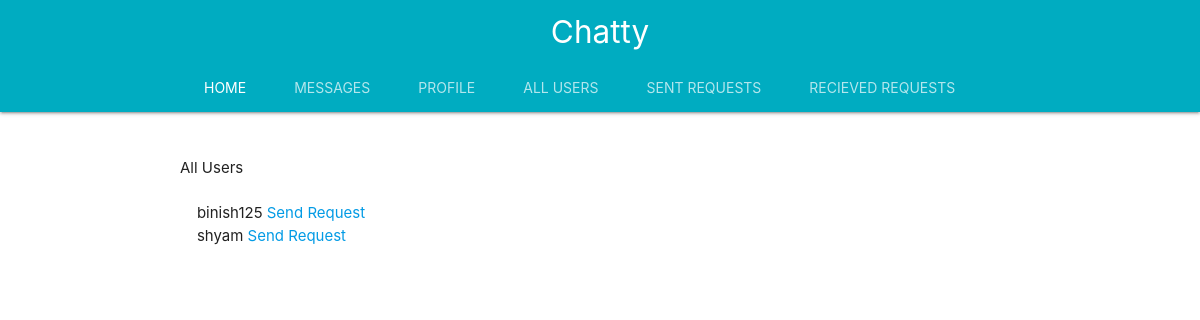
Before: /all_users/ (signed in) with the older database file.
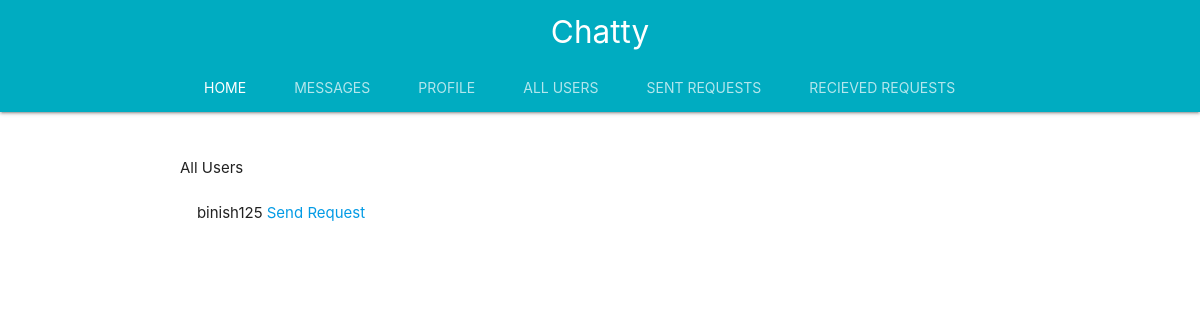
After: the same page with the newer database file.
### accounts/models.py (models this page shows)
class Profile(models.Model):
	user = models.OneToOneField(settings.AUTH_USER_MODEL,on_delete=models.CASCADE)
	slug=models.SlugField()
	friends=models.ManyToManyField("Profile",blank=True)
	def __str__(self):
		return self.user.username

### accounts/views.py (the view)
# urls.py: path('all_users/',views.users_list,name='all_users'),
def users_list(request):
	user_profile=Profile.objects.get(user=request.user)
	users=Profile.objects.filter().exclude(profile=user_profile).exclude(user=request.user)
	context={
		'all_users':users,
	}
	return render(request,'accounts/all_users.html',context)

### accounts/templates/accounts/all_users.html (shortened to what this page needs)
{% extends 'accounts/base.html' %}
{% block content %}
All Users
		<br><br>
{% if all_users %}
		{% for user in all_users %}
			&nbsp;&nbsp;&nbsp;&nbsp;{{user}} <a href="{% url 'accounts:send_request' user.id %}">Send Request</a><br>
		{% endfor %}
	{% else %}
		No users currently available
	{% endif %}
{% endblock %}

Changed rows visible on the page:
no longer on this page (row edited): Profile: user.username "shyam"
